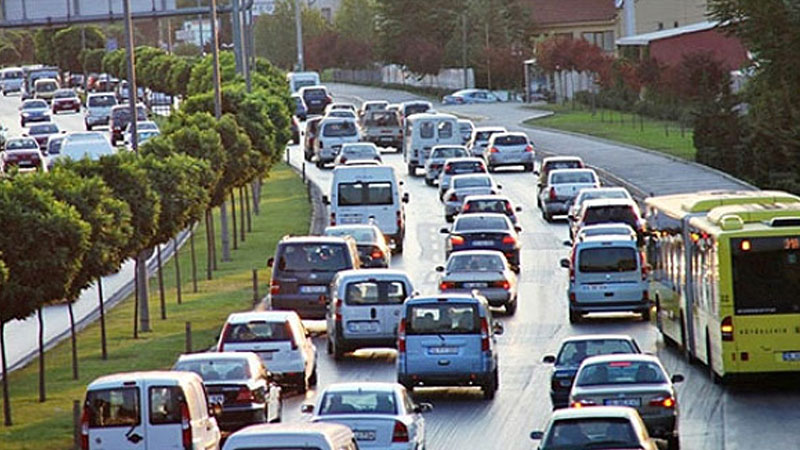
#> input picture Bölüm 7 Evrişimsel Sinir Ağları ile Nesne Tespiti/SSD/img1.jpg, 800 x 450 px, found by its file name
$ python 8_Goruntuleri_Karistirmak.py
#> lines starting #> are read from the running program, lines starting #| are printed output that depends on the picture
import cv2
import matplotlib.pyplot as plt

# karıştırma
img1 = cv2.imread("img1.jpg")
#> img1 is the input picture: shape (450, 800, 3); mean B, G, R 108.7, 113.3, 111.6
img1 = cv2.cvtColor(img1, cv2.COLOR_BGR2RGB)
img2 = cv2.imread("img2.jpg")
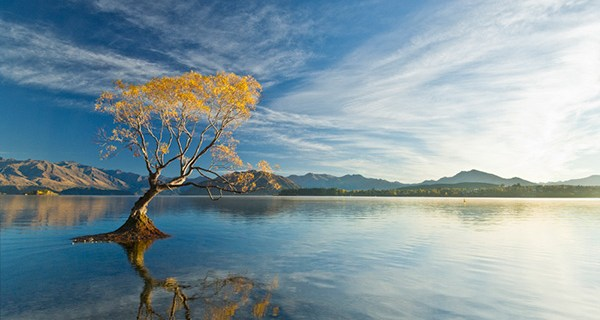
#> input picture Bölüm 2-3 OpenCV ile Görüntü İşleme/img2.jpg, 600 x 320 px
#> img2 is the input picture: shape (320, 600, 3); mean B, G, R 161.4, 153.1, 132.5
img2 = cv2.cvtColor(img2, cv2.COLOR_BGR2RGB)


plt.figure()
plt.imshow(img1)

plt.figure()
plt.imshow(img2)

print(img1.shape)
#| (450, 800, 3)
print(img2.shape)
#| (320, 600, 3)

img1 = cv2.resize(img1, (600,600))
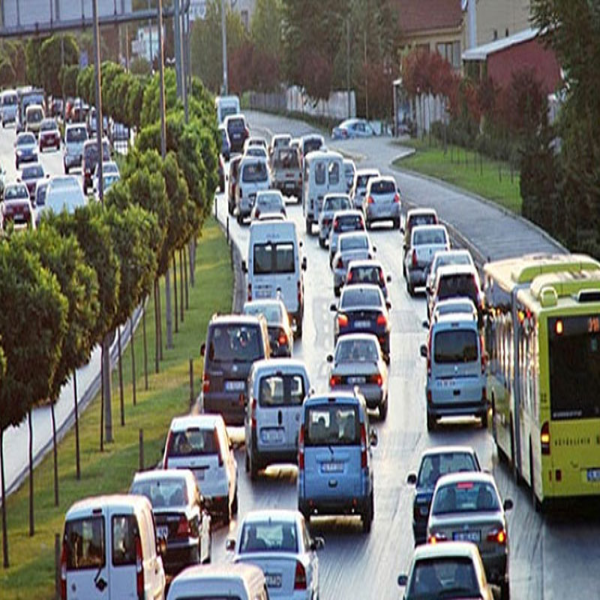
#> img1: shape (600, 600, 3); mean R, G, B 111.5, 113.2, 108.6
print(img1.shape)
#| (600, 600, 3)

img2 = cv2.resize(img2, (600,600))
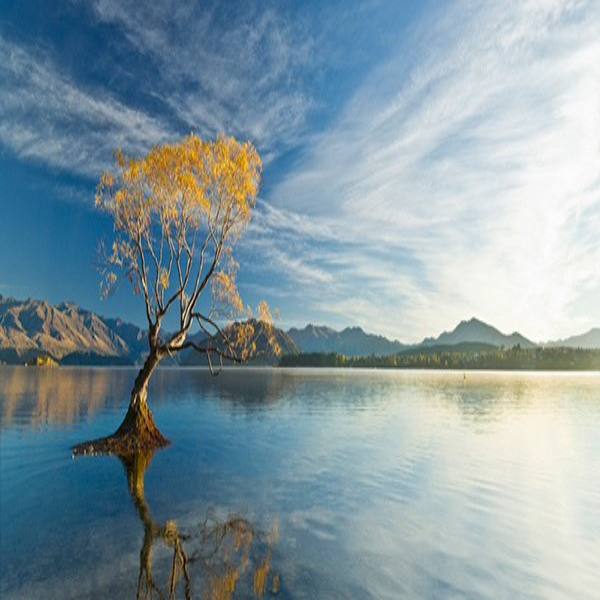
#> img2: shape (600, 600, 3); mean R, G, B 132.4, 153.1, 161.3
print(img2.shape)
#| (600, 600, 3)

plt.figure()
plt.imshow(img1)

plt.figure()
plt.imshow(img2)

# karıştırılmış resim = aplha * img1 + beta * img2
blended = cv2.addWeighted(src1=img1, alpha=0.5, src2=img2, beta=0.5, gamma=0)
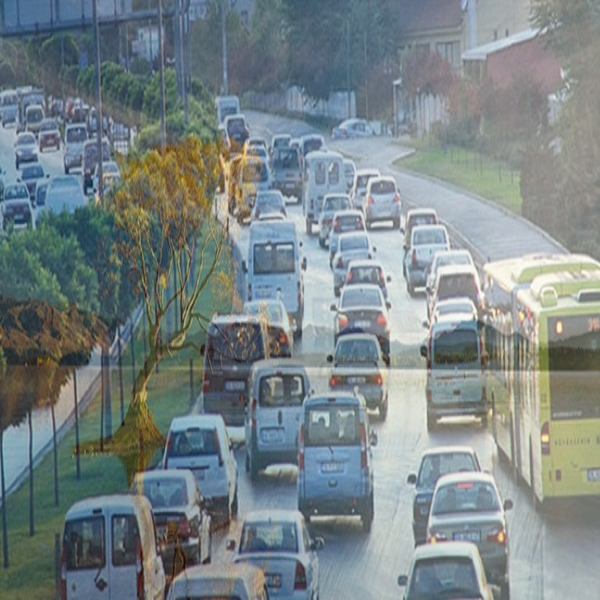
#> blended: shape (600, 600, 3); mean R, G, B 122, 133.1, 135
plt.figure()
plt.imshow(blended)
